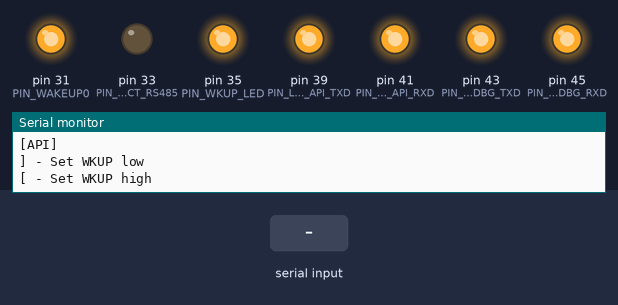
Bench run of a sketch on a simulated Arduino Mega 2560, built with avr-gcc and run on an emulated ATmega2560. Parts: output pins drawn as LEDs (lit = HIGH), the last lines printed to the serial monitor. The inputs (shaded band) are chosen by the test bench.

Above: at 1.2 s.
1.3 s: "Hiber API (\n" received over Serial
At 1.6 s:
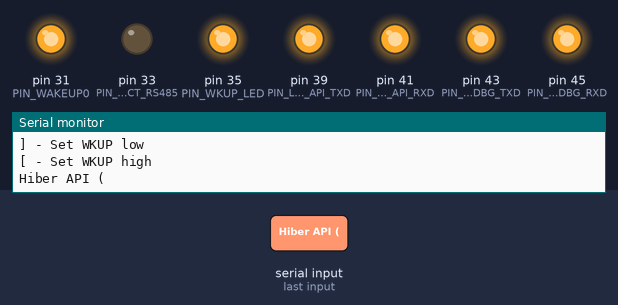
2.8 s: byte 93 (']') received over Serial
At 3.6 s:
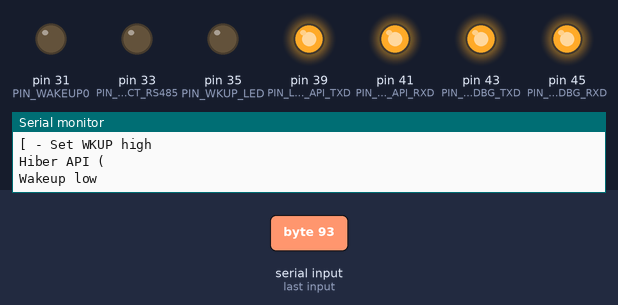
4.3 s: "API(\n" received over the second serial link
5.8 s: "90;45;200\n" received over Serial
At 6.3 s:
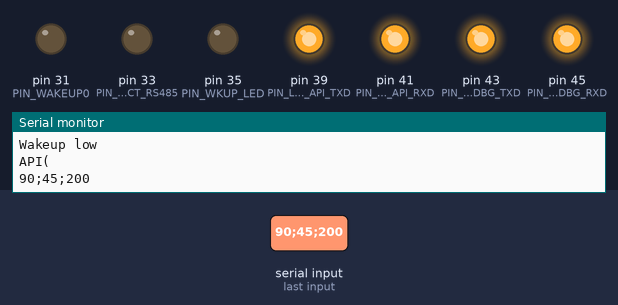
7.3 s: "90;45;200;10;150;30\n" received over the second serial link
At 8.5 s:
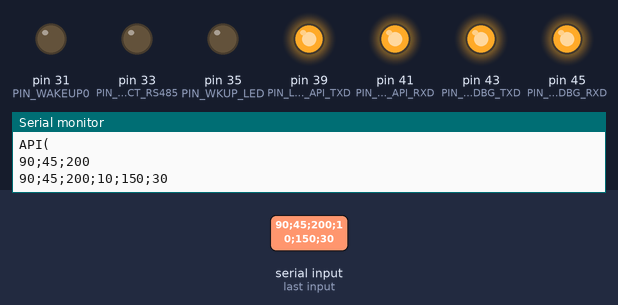
8.8 s: byte 91 ('[') received over Serial
At 9.4 s:
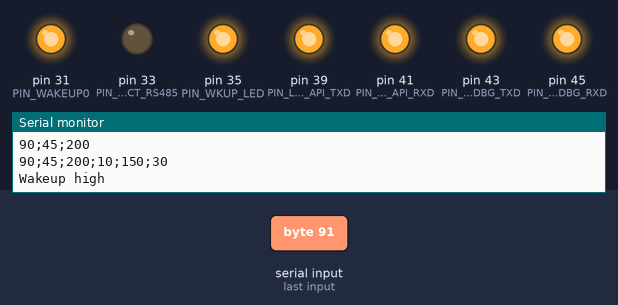
Timing chart, 0 to 11.3 s (numbered marks = the images above; inputs shaded):
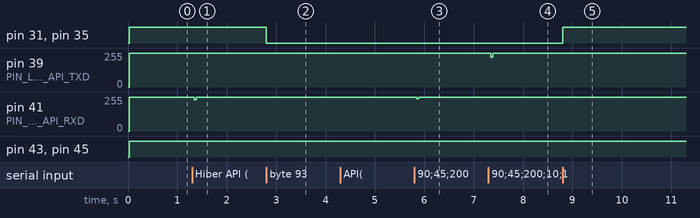

Measured:
- after the input at 1.3 s, pin 41 (PIN_LED_API_RXD): 255/255 → 236/255 at once, → 255/255 0.04 s later
- after the input at 2.8 s, pin 31 (PIN_WAKEUP0), pin 35 (PIN_WKUP_LED): HIGH → LOW at once
- after the input at 5.8 s, pin 41 (PIN_LED_API_RXD): 255/255 → 242/255 at once, → 255/255 0.04 s later
- after the input at 7.3 s, pin 39 (PIN_LED_API_TXD): 255/255 → 225/255 after 0.05 s, → 255/255 0.04 s later
- after the input at 8.8 s, pin 31 (PIN_WAKEUP0), pin 35 (PIN_WKUP_LED): LOW → HIGH at once

The sketch:

developer-kit.ino
```cpp
// This is an example project.

#include <avr/wdt.h>
#include "Hiber.h"

#define SERIAL_HIBER Serial2
#define SERIAL_USB Serial

// These pins are the pins on the arduino, not the modem!!!
#define PIN_WAKEUP0 31
// Deprecated
#define PIN_SELECT_RS485 33
#define PIN_WKUP_LED 35

#define PIN_LED_API_TXD 39
#define PIN_LED_API_RXD 41
#define PIN_LED_DBG_TXD 43
#define PIN_LED_DBG_RXD 45

Hiber hiber(&SERIAL_HIBER);

/*
Devboard notes:
For rev 1 (red):
- The UART connections are the same as the arduino, but it
  requires a swap (TX to RX, instead of TX to TX)
  You are required to manually creating this swap by
  taking 2 jump cables and connecting TXD0 to RXD2,
  and RXD0 to TXD2. Additionally, make sure that
  RXD0 and TXD0 are not going into the Arduino header,
  by bending the pins. The RXD2 and TXD2 pins are not
  used by the devboard, so you should not bend these.

  Some boards already have this fix applied.

For rev 2 (blue)
- The issue with the TX and RX swap is resolved. However,
  if you want to use the Arduino USB serial, you have to
  wire the RXD0 (pin 0) and TXD0 (pin 1) pins to a different UART.
  You can choose TX2 (pin 16) and RX2 (pin 17). Additionally
  you'd have to make sure the SERIAL_HIBER defined above
  reflects the chosen Serial port.
  Also make sure that the RXD0 and TXD0 pins do not go into
  the Arduino header.


*/


void setup() {
  setDebugSerial(&SERIAL_USB);
  toggleDebugIO(false);

  SERIAL_HIBER.begin(19200);
  SERIAL_USB.begin(19200);

  PrintString("[API]");
  PrintString("] - Set WKUP low");
  PrintString("[ - Set WKUP high");

  // RS485 might eventually be supported on certain boards only, to reduce
  // power consumption.
  pinMode(PIN_SELECT_RS485, OUTPUT);
  pinMode(PIN_WAKEUP0, OUTPUT);
  pinMode(PIN_WKUP_LED, OUTPUT);

  digitalWrite(PIN_SELECT_RS485, LOW);
  digitalWrite(PIN_WAKEUP0, HIGH);
  digitalWrite(PIN_WKUP_LED, HIGH);

  // Set up the LEDs for showing RX/TX
  // Note: as we do not have a wrapper around the Serials
  // we cannot show the _actual_ TXD line.
  // For now we will show API TXD as 'api input'
  // and API RXD as 'arduino input'

  pinMode(PIN_LED_API_TXD, OUTPUT);
  pinMode(PIN_LED_API_RXD, OUTPUT);
  pinMode(PIN_LED_DBG_TXD, OUTPUT);
  pinMode(PIN_LED_DBG_RXD, OUTPUT);

  digitalWrite(PIN_LED_API_TXD, LOW);
  digitalWrite(PIN_LED_API_RXD, LOW);
  digitalWrite(PIN_LED_DBG_TXD, LOW);
  digitalWrite(PIN_LED_DBG_RXD, LOW);

}

// An element per pin
static unsigned long ledsLastReset[] = {0, 0, 0, 0};

int getIndexForLEDPin(int pin)
{
  switch (pin) {
    case PIN_LED_API_TXD: return 0;
    case PIN_LED_API_RXD: return 1;
    case PIN_LED_DBG_TXD: return 2;
    case PIN_LED_DBG_RXD: return 3;
    default: return -1;
  }
}

void tryTurnOffLED(int pin, unsigned long millis)
{
  int idx = getIndexForLEDPin(pin);
  if (abs(ledsLastReset[idx] - millis) < 400) return;
  ledsLastReset[idx] = millis;
  digitalWrite(pin, HIGH);
}

void turnOnLED(int pin) {
  int idx = getIndexForLEDPin(pin);
  ledsLastReset[idx] = millis();
  digitalWrite(pin, LOW);
}

void loop() {
  unsigned long currentMillis = millis();
  char x = 0;

  while ((x = SERIAL_HIBER.read()) != -1) SERIAL_USB.write(x);
  while ((x = SERIAL_USB.read()) != -1) {
    if (x == '[') {
      PrintString("Wakeup high\r\n");
      SetWakeupHigh(true);
    }
    else if (x == ']') {
      SetWakeupHigh(false);
      PrintString("Wakeup low\r\n");
    }
    else {
      SERIAL_HIBER.write(x);
      SERIAL_USB.write(x);
    }
  }

  tryTurnOffLED(PIN_LED_API_TXD, currentMillis);
  tryTurnOffLED(PIN_LED_API_RXD, currentMillis);
  tryTurnOffLED(PIN_LED_DBG_TXD, currentMillis);
  tryTurnOffLED(PIN_LED_DBG_RXD, currentMillis);
}

void PrintString(String str) {
  ::writeString(&SERIAL_USB, str + "\r\n");
}

void SetWakeupHigh(bool high) {
  digitalWrite(PIN_WAKEUP0, high ? HIGH : LOW);
  digitalWrite(PIN_WKUP_LED, high ? HIGH : LOW);
}

int getPinForSerial(Stream* eventSerial)
{
  if (eventSerial == &SERIAL_USB) return PIN_LED_API_RXD;
  if (eventSerial == &SERIAL_HIBER) return PIN_LED_API_TXD;
  return -1;
}

void handleSerialEvent(Stream* serial)
{
  bool on = serial->available() != 0;
  int pin = getPinForSerial(serial);
  int idx = getIndexForLEDPin(pin);
  if (pin != -1) {
    turnOnLED(pin);
    digitalWrite(pin, on ? LOW : HIGH);
  }
}

void serialEvent() {
  handleSerialEvent(&Serial);
}
void serialEvent1() {
  handleSerialEvent(&Serial1);
}
void serialEvent2() {
  handleSerialEvent(&Serial2);
}
void serialEvent3() {
  handleSerialEvent(&Serial3);
}
```

Hiber.cpp
```cpp
// This file mainly handles the Hiber modem API input
// and output. The argument building code should provide
// a save way for the user to send content, as it
// automatically escapes characters that would
// otherwise be invalid.

#include "Hiber.h"

static bool debug_io = false;
static Stream* debug_port = NULL;

void setDebugSerial(Stream* port)
{
  debug_port = port;
}

void toggleDebugIO(bool enabled)
{
  debug_io = enabled;
}

String getHex(char x)
{
  String ret = String(x, HEX);
  if (x < 0x10) ret = "0" + ret;
  return ret;
}

String readln(Stream *stream)
{
  String tmp = "";
  tmp.reserve(20);
  char prev = 0;
  unsigned long start_time = millis();

  if (debug_io) ::writeString(debug_port, "< ");

  while (true) {
    char cur = stream->read();
    if (cur == -1) {
      // Detect timeout
      if ((millis() - start_time) >= 7000) {
        ::writeString(debug_port, "timeout\r\n");
        return tmp;
      }
      continue;
    }

    if (debug_io) debug_port->print(getHex(cur));

    if (prev == '\r') {
      if (cur == '\n') {
        return tmp;
      }
    }
    else if (cur != '\r') {
      tmp += cur;
    }

    prev = cur;
  }

  return tmp;
}

// This function will write a String to a Stream,
// byte-for-byte, and then flushes it.
void writeString(Stream *stream, String value)
{
  if (stream == nullptr) {
    // Lets not try to access a null pointer
    return;
  }
  stream->print(value);
  stream->flush();
}

void Hiber::writeString(String value)
{
  if (debug_io) ::writeString(debug_port, "> " + value);
  ::writeString(serial_port, value);
}

Hiber::Hiber(Stream *serial_port)
{
  this->serial_port = serial_port;
  this->command_with_arguments = false;
}

// This function replaces the current command buffer
// with 'command' as its only contents
void Hiber::sendCommandName(String command)
{
  last_command = command;
}

// This function will either add '(' or ',', depending
// on whether an argument was already started
void Hiber::sendArgumentStart()
{
  if (!command_with_arguments) {
    command_with_arguments = true;
    last_command += '(';
  } else {
    last_command += ',';
  }
}

void Hiber::sendCommandFinish()
{
  if (command_with_arguments) {
    last_command += ')';
  }

  last_command += "\r\n";

  writeString(last_command);
  command_with_arguments = false;
}

void Hiber::sendArgumentString(String value)
{
  sendArgumentStart();

  last_command += '"';

  int length = value.length();
  for (int i = 0; i < length; i++) {
    char c = value[i];

    // Handle raw characters
    if (c == '\r') {
      last_command += "\\r";
      continue;
    }
    if (c == '\n') {
      last_command += "\\n";
      continue;
    }

    // Escape special characters
    if (c == '\\' || c == '"' || c == '\'') {
      last_command += '\\';
    }

    last_command += c;
  }

  last_command += '"';
}

void Hiber::sendArgumentInt(int value, bool hex)
{
  sendArgumentStart();
  String characters = String(value, hex ? HEX : DEC);

  if (hex) {
    last_command += "0x";
  }

  last_command += characters;
}

void Hiber::sendArgumentBool(bool value)
{
  sendArgumentStart();
  last_command += (value == true ? "true" : "false");
}

void Hiber::sendArgumentFloat(float value)
{
  String characters = String(value, 5); // decimals as second arg
  // Floats are strings ("123.456")
  sendArgumentString(characters);
}

static String parseStringArgument(String str, int *nextOffset, bool *valid)
{
  if (str[0] != '"') {
    // Ehm...
    *nextOffset = -1;
    *valid = false;
    return "";
  }

  int nextQuote;
  int nextQuoteMinOffset = 1;

  do {
    nextQuote = str.indexOf('"', nextQuoteMinOffset);

    if (nextQuote == -1) {
      // Invalid contents
      *nextOffset = -1;
      *valid = false;
      return "";
    }

    if (nextQuote > 1) {
      // See if previous value is a slash
      if (str[nextQuote - 1] == '\\') {
        // Ignore.
        nextQuoteMinOffset = nextQuote + 1;
        continue;
      }

      // Oh? Not a slash? We should be at the end, then.
    }


    if (str[nextQuote + 1] == ')') {
      // Yes, pretty sure we are at the end.
      // Make sure we communicate this back
      *nextOffset = -1;
    } else if (str[nextQuote + 1] == ';') {
      // Okay, more stuff to handle
      *nextOffset = nextQuote + 1;
    }

    *valid = true;
    // Return the string
    return str.substring(1, nextQuote - 2);
  } while (true);

}

short Hiber::parseResponse(String response, String arguments[], int max_argument_count, int *argument_count)
{
  if (response.length() < 7) {
    return INVALID_RESPONSE_TOO_SHORT;
  }

  if (debug_io) ::writeString(debug_port, "+> " + response);

  // Just make sure we begin at a valid API(, in case of
  // random stuff in front of it.
  int apiStartIndexOf = response.indexOf("API(");
  if (apiStartIndexOf != -1) {
    response = response.substring(apiStartIndexOf);
  }

  if (debug_io) ::writeString(debug_port, " ..   " + response + " <+\r\n");

  if (response.startsWith("API(")) {
    String codeStr = response.substring(4, 7);
    short code = (short)codeStr.toInt();
    int arg_count = 0;

    if (response[7] == ':' && max_argument_count > 0) {
      // We've got a reponse with arguments: API(123: foo; 1; "bar")
      String args = response.substring(3 + 1 + 3 + 2); // skip API(123:

      bool stop = false;
      for (int i = 0; i < max_argument_count; i++) {
        // Check if we've got an argument delimiter
        int offsetArgTerminator = args.indexOf(';');
        if (offsetArgTerminator == -1) {
          // Apparently not, check for end-of-arguments character
          offsetArgTerminator = args.indexOf(')');
          if (offsetArgTerminator == -1) {
            // Odd, only received half of the command
            return INVALID_RESPONSE_NO_END;
          }
          // Signal that we have only 1 left
          stop = true;
        }

        if (args[0] == '"') {
          if (debug_io) ::writeString(debug_port, "Reading string\r\n");
          int nextOffset = 0;
          bool valid = false;
          String argument = parseStringArgument(args, &nextOffset, &valid);
          if (!valid) {
            return INVALID_RESPONSE_STRING_ARG;
          }

          arguments[i] = argument;
          arg_count++;
          if (nextOffset == -1) stop = true;
          else offsetArgTerminator = nextOffset;
        }
        else {
          // Read until the offsetArgTerminator
          arguments[i] = args.substring(0, offsetArgTerminator);
          arg_count++;
        }


        if (stop) break;
        args = args.substring(offsetArgTerminator + 2);
      }

    }

    *argument_count = arg_count;

    return code;
  }
  else if (response.startsWith("Hiber API (")) {
    char commitHash[50];

    int results = sscanf(response.c_str(), "Hiber API (Build %s @", &commitHash);

    if (results == 1) {
      // Okay, commit hash loaded
      String rest = response.substring(response.indexOf("@") + 2);
      String buildDate = rest.substring(0, rest.indexOf(')'));

      ::writeString(debug_port, "Booted, " + String(commitHash) + " build at " + buildDate + "\r\n");

      return INVALID_RESPONSE_DEVICE_JUST_BOOTED;
    }
    else {
      if (debug_io) ::writeString(debug_port, "Error\r\n");
    }
  }
  return INVALID_RESPONSE_NO_BEGIN;
}

// Read and parse a response from the Hiber modem
short Hiber::readResponse(String arguments[], int max_argument_count, int *argument_count)
{
  String str = readln(serial_port);
  previous_response = str;

  if (debug_io) ::writeString(debug_port, "Input: " + previous_response + "\r\n");

  short code = parseResponse(previous_response, arguments, max_argument_count, argument_count);

  if (code == INVALID_RESPONSE_DEVICE_JUST_BOOTED && last_command.length() != 0) {
    if (debug_io) ::writeString(debug_port, "Retrying...\r\n");
    writeString(last_command);

    str = readln(serial_port);
    previous_response = str;

    code = parseResponse(previous_response, arguments, max_argument_count, argument_count);
  }

  previous_response_code = code;
  return code;
}
```

Hiber.h
```cpp
#pragma once

#include <Arduino.h>

// This is the maximum amount of bytes you
// send through the modem
#define HIBER_MAX_DATA_LEN (144)

class Hiber {
public:
  typedef enum : byte {
    CT_INFO = 0,
    CT_ERROR = 1,
    CT_DEBUG = 2,
  } CodeTypes;

  typedef enum : byte {
    CC_COMMAND_PARSING = 1,
    CC_STRING_INTERPOLATION = 2,
    CC_ARGUMENT_CONVERSION = 3,
    CC_COMMAND_HANDLING = 4,
    CC_RAW_INPUT_HANDLING = 5,
    CC_COMMAND_EXECUTION = 6,
  } CodeCategories;

  typedef enum : short {
    RESPONSE_OK = 600,
    RESPONSE_STARTING_TO_SLEEP = 602,
    RESPONSE_CANNOT_SLEEP_WKUP0_HIGH = 603,
    RESPONSE_ERROR_GPS_IS_ENABLED = 633,

    // Arduino response processing error codes
    INVALID_RESPONSE_TOO_SHORT = 950, // Unable to parse response (too short to be valid)
    INVALID_RESPONSE_NO_END = 951, // Unable to parse response, because it had no termination character
    INVALID_RESPONSE_STRING_ARG = 952, // Unable to parse a string in the response
    INVALID_RESPONSE_NO_BEGIN = 953, // Unable to parse response (did not start with API( )
    INVALID_RESPONSE_DEVICE_JUST_BOOTED = 954, // Received booting message
  } Codes;

  typedef enum : byte {
    GTSR_OK = 0,
    GTSR_OK_ONLY_WKUP0 = 1,
    GTSR_ERROR = 10,
    GTSR_WAKEUP0_HIGH = 11,
  } GoToSleepResult;

  Hiber(Stream *serial_port);

  // Actual commands. You can find the declarations inside HiberCalls.cpp
  bool prepareBroadcast(byte data[], int data_len);
  bool sendNMEA(String nmea_command);
  bool getNextWakeupTime(int *reason, int *seconds_left);
  bool getDateTime(String *iso8601DateTime);
  bool setDateTime(String iso8601DateTime);
  bool setGPSMode(bool enabled);
  bool setLocation(float latitude, float longitude, float altitude);
  bool doGPSFix();
  bool goToSleep(GoToSleepResult *result, int *reason, int *seconds_left);

  // Functionality for building commands
  void sendCommandName(String command);
  void sendCommandFinish();

  void sendArgumentString(String value);
  void sendArgumentInt(int value, bool hex = false);
  void sendArgumentBool(bool value);
  void sendArgumentFloat(float value);

  // Only returns the response code. If you still need
  // the response text (unparsed), call getResponseText()
  short readResponse() {
    String argv[0];
    int argc;
    return readResponse(argv, 0, &argc);
  };

  // Returns the response code
  short readResponse(String arguments[], int max_argument_count, int *argument_count);

  short parseResponse(String response, String arguments[], int max_argument_count, int *argument_count);


  static CodeCategories getCodeCategory(short code) { return (CodeCategories)(code / 100); };
  static CodeTypes getCodeType(short code) { return (CodeTypes)((code % 100) / 25); };

  static bool isCodeInfo(int code) { return getCodeType(code) == CT_INFO; };
  static bool isCodeError(int code) { return getCodeType(code) == CT_ERROR; };
  static bool isCodeDebug(int code) { return getCodeType(code) == CT_DEBUG; };

  String getResponseText() const { return previous_response; };
private:
  void sendArgumentStart();
  void writeString(String value);

  Stream *serial_port;
  bool command_with_arguments;
  String previous_response;
  short previous_response_code;
  String last_command;

};

void writeString(Stream *stream, String value);
String readln(Stream *stream);


// Debug IO between the Arduino and the Hiber modem
void setDebugSerial(Stream* stream);
void toggleDebugIO(bool enable);
```

Source omitted: HiberCalls.cpp (4733 bytes)
